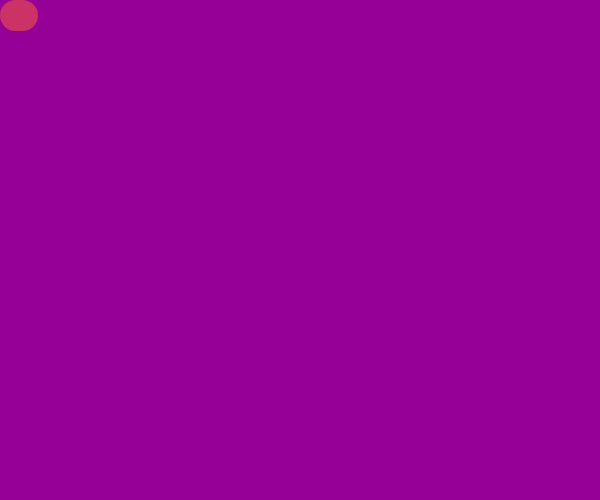
Frame 1 (no input)
Frame 60 (no input): identical to frame 1, image omitted
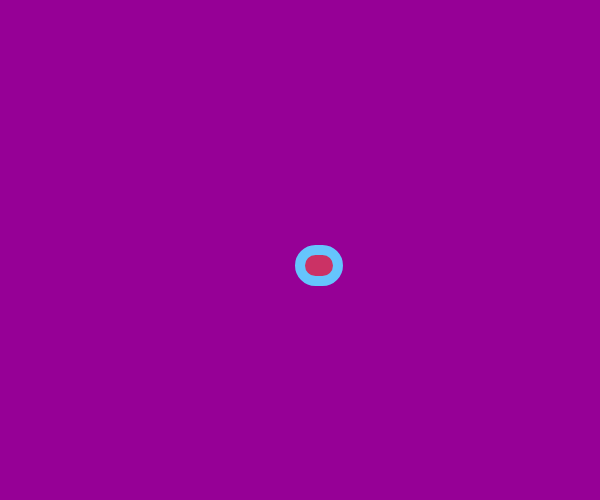
Frame 120 (the mouse pressed at the canvas centre since frame 60)

The p5.js sketch that drew these frames (run headless with seeded random() and noise() and a simulated clock; from frame 60 on, the mouse is pressed at the canvas centre):

// p5.js sketch
// ── sketch.js
let birds = 0;
// declare variables here

function setup() {
  createCanvas(600, 500);


  console.log(birds);
}


function draw() {

birds -= 5;

console.log("there are " + birds + "birds")

  // set background color in grayscale:
  background(150, 0, 150);

  // draw rectangle
  fill(255, 100, 50, 127);
  stroke(100, 200, mouseX, mouseY);
  strokeWeight(10);
  rect(mouseX, mouseY, 38, 31, 86, 20, 69, 63, 30, 76)

  console.log("mouse X is" + mouseX);
}



// write custom functions here
